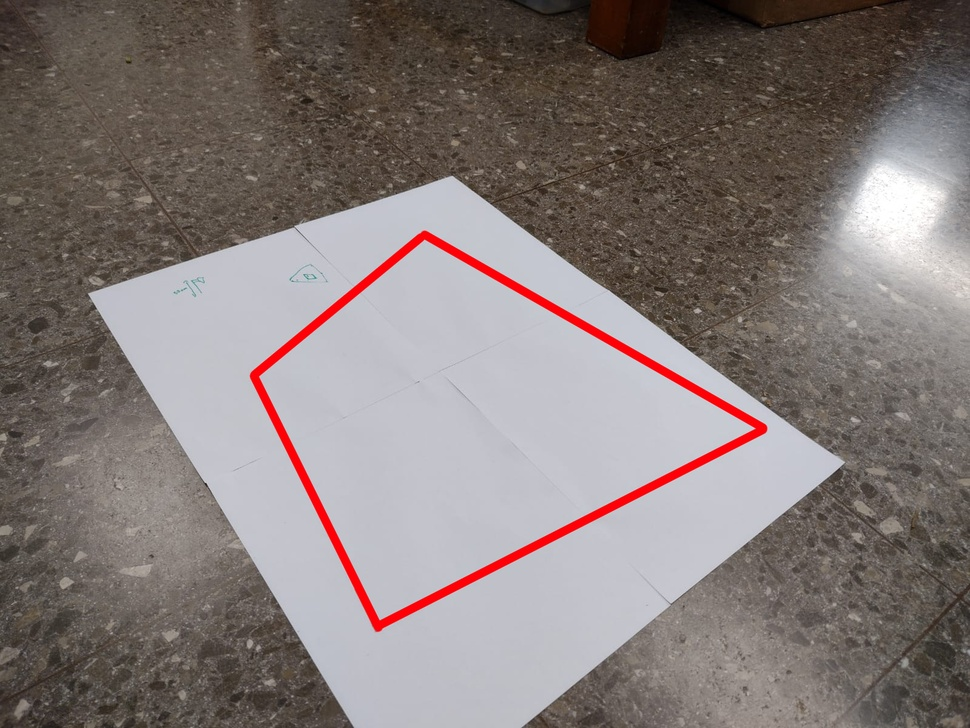
#> input picture garudaTest1/Imgs/Floor1.jpg, 970 x 728 px, shrunk from 1599 x 1200 before the run
$ python -i shapeDetection.py   (imports and definitions only)
#> lines starting #> are read from the running program, lines starting #| are printed output that depends on the picture; after the words box and inside, x2 and y2 are one past the last pixel; in counts of white or black regions, pixels touching at a corner belong together
#> further down, picture is the input picture: shape (728, 970, 3); mean B, G, R 120.1, 122.1, 132.1
import cv2
import numpy as np
import math

def detectar_contornos_y_esquinas(image):
    hsv = cv2.cvtColor(image, cv2.COLOR_BGR2HSV)
#> hsv: shape (728, 970, 3); mean H, S, V 51.9, 41.3, 134.8
    lower_red1 = np.array([0, 100, 100])
    upper_red1 = np.array([10, 255, 255])
    lower_red2 = np.array([170, 100, 100])
    upper_red2 = np.array([180, 255, 255])
    mask1 = cv2.inRange(hsv, lower_red1, upper_red1)
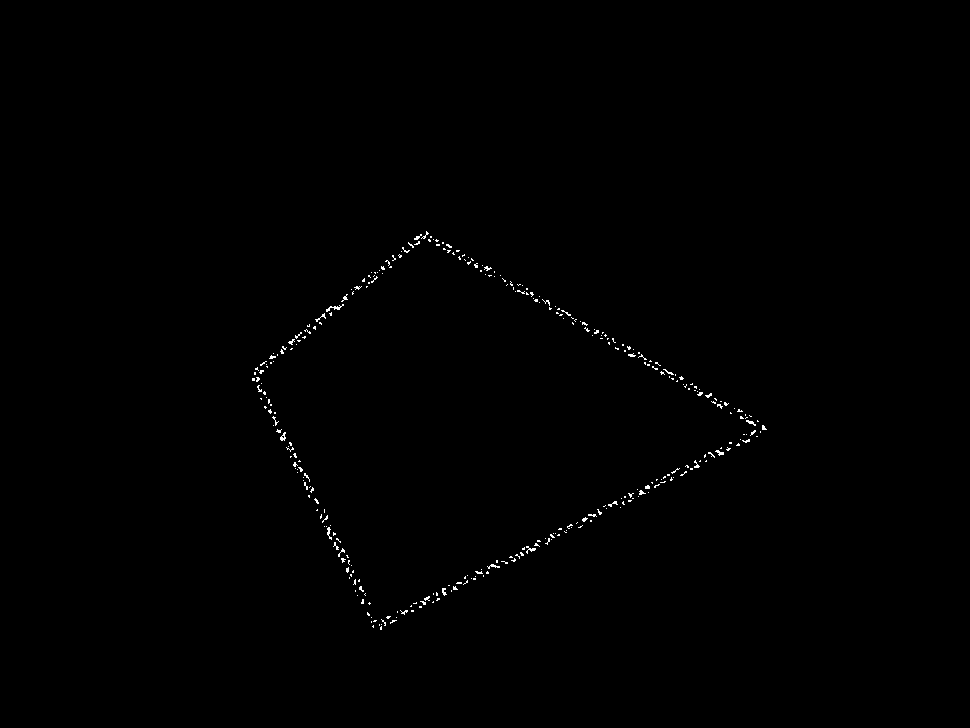
#> mask1: shape (728, 970); 0.36% white in thin lines or dots, all inside (x1, y1, x2, y2) = (252, 231, 767, 630)
    mask2 = cv2.inRange(hsv, lower_red2, upper_red2)
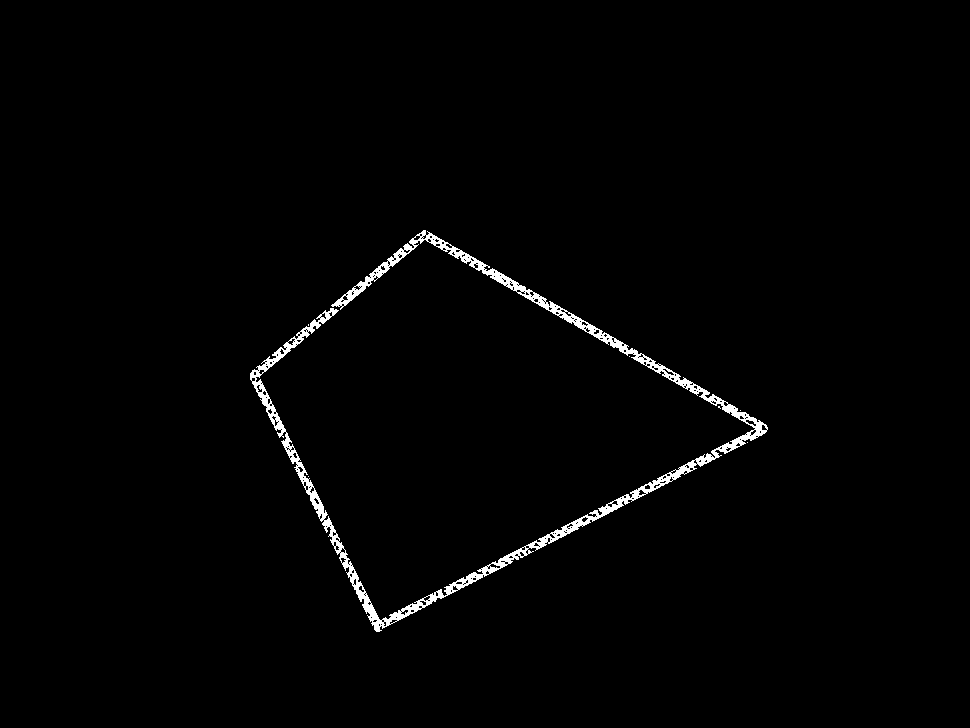
#> mask2: shape (728, 970); 1.3% white; 7 white regions (6 under 20 px), largest, box (x1, y1, x2, y2) and area: (250, 230, 768, 632) 9471
    red_mask = mask1 | mask2
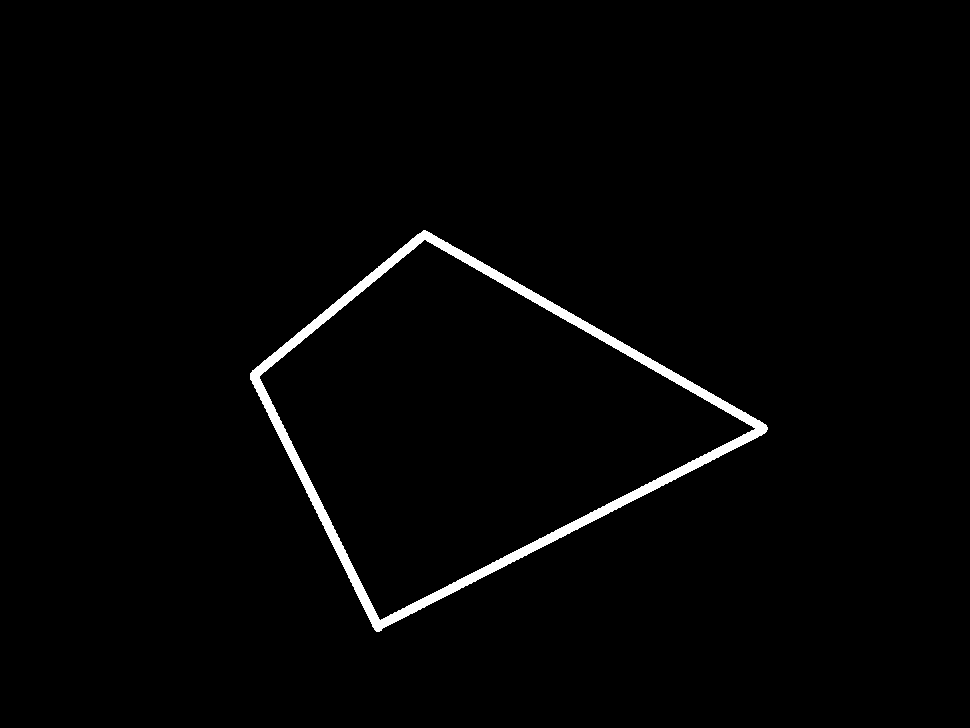
#> red_mask: shape (728, 970); 1.7% white; 1 white region
    contours, _ = cv2.findContours(red_mask, cv2.RETR_EXTERNAL, cv2.CHAIN_APPROX_SIMPLE)
#> contours = 1 contour; box (x1, y1, x2, y2) and area: (250, 230, 768, 632) 106812

    #corners = []
    if contours:
        largest_contour = max(contours, key=cv2.contourArea)
#> largest_contour = contour of 895 points, box (x1, y1, x2, y2) (250, 230, 768, 632), area 106812
        epsilon = 0.02 * cv2.arcLength(largest_contour, True)
#> epsilon = 28.95
        approx = cv2.approxPolyDP(largest_contour, epsilon, True)
#> approx = [[766, 425], [425, 230], [250, 373], [376, 631]]
        corners = [point[0] for point in approx]
#> corners = [[766, 425], [425, 230], [250, 373], [376, 631]]
        # Sort corners from left to right using the x axis
        corners_sorted = sorted(corners, key=lambda point: point[0])
#> corners_sorted = [[250, 373], [376, 631], [425, 230], [766, 425]]

    return contours, red_mask, corners_sorted

>>> import cv2
>>> picture = cv2.imread('Imgs/Floor1.jpg')
>>> result = detectar_contornos_y_esquinas(picture)

$ run again, on garudaTest1/Imgs/floor2.jpg
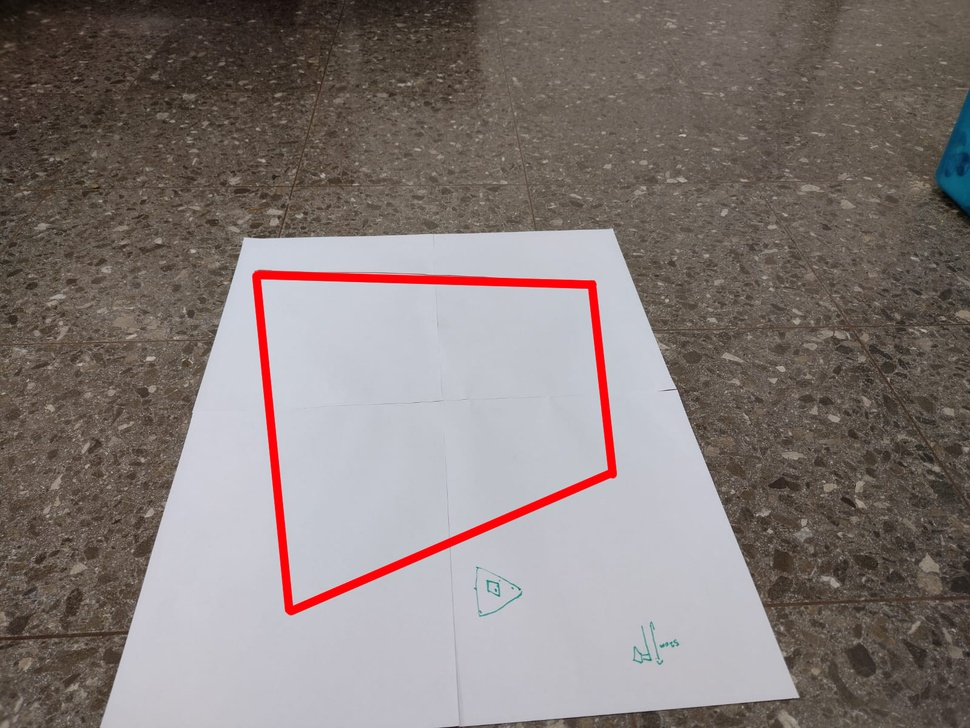
#> input picture garudaTest1/Imgs/floor2.jpg, 970 x 728 px, shrunk from 1599 x 1200 before the run
#> picture is the input picture: shape (728, 970, 3); mean B, G, R 119.5, 122.1, 131.8
#> hsv: shape (728, 970, 3); mean H, S, V 53.3, 43.9, 135.3
#> in detectar_contornos_y_esquinas, `mask1 = cv2.inRange(hsv, lower_red1, upper_red1)`:
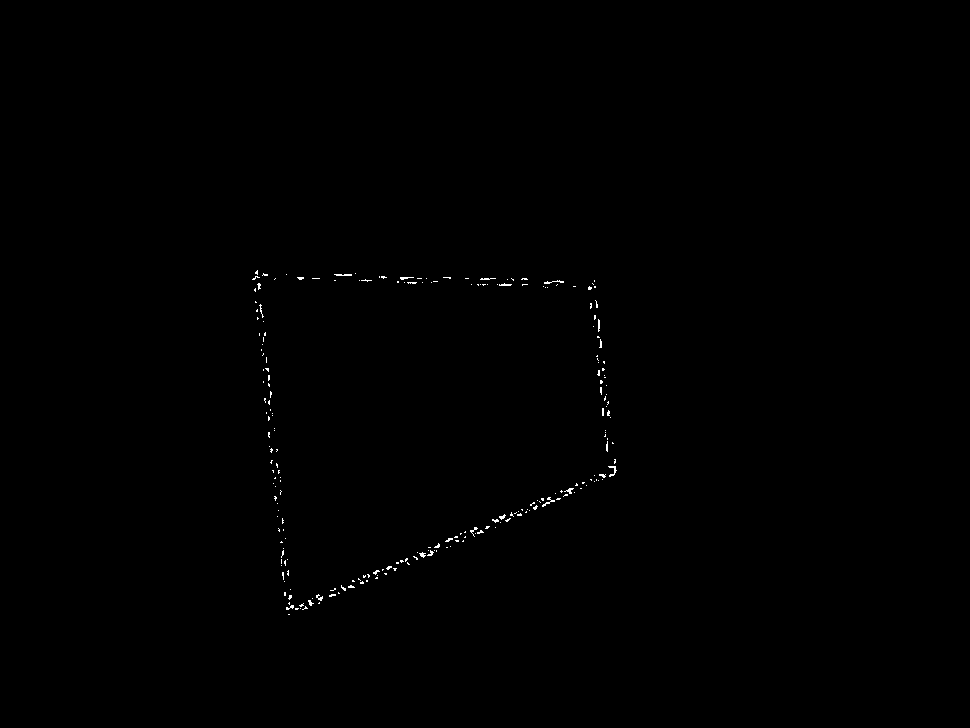
#> mask1: shape (728, 970); 0.23% white in thin lines or dots, all inside (x1, y1, x2, y2) = (252, 270, 617, 615)
#> mask2: shape (728, 970); 1.3% white; 9 white regions (8 under 20 px), largest, box (x1, y1, x2, y2) and area: (252, 270, 617, 616) 9453
#> in detectar_contornos_y_esquinas, `red_mask = mask1 | mask2`:
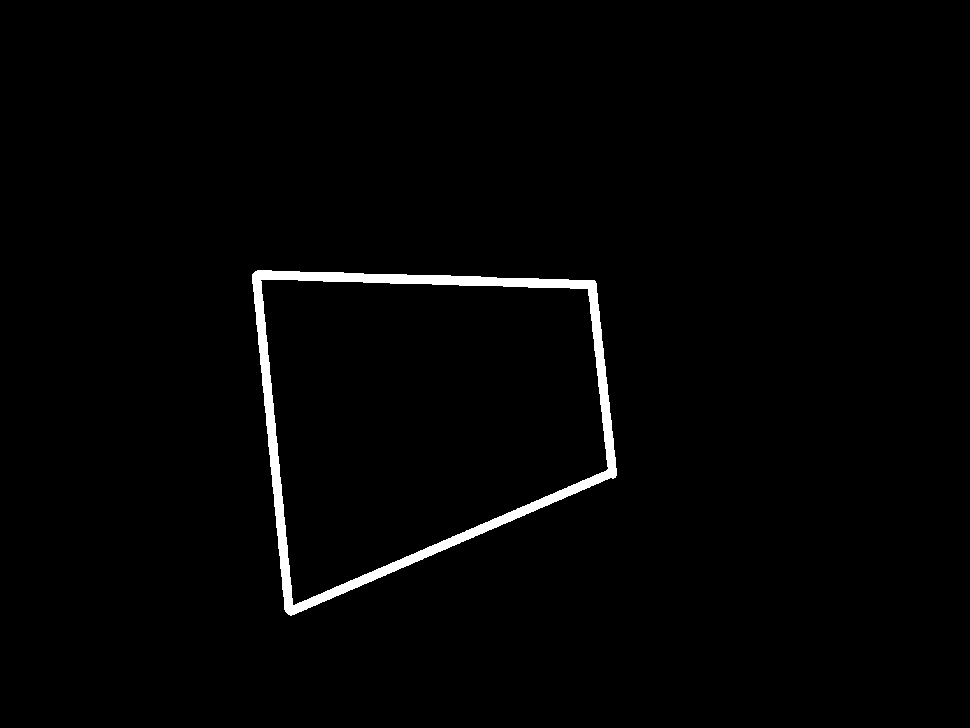
#> red_mask: shape (728, 970); 1.6% white; 1 white region
#> contours = 1 contour; box (x1, y1, x2, y2) and area: (252, 270, 617, 616) 93217
#> largest_contour = contour of 407 points, box (x1, y1, x2, y2) (252, 270, 617, 616), area 93217
#> epsilon = 25.89
#> approx = [[252, 274], [288, 614], [615, 477], [594, 280]]
#> corners_sorted = [[252, 274], [288, 614], [594, 280], [615, 477]]

$ run again, on garudaTest1/Imgs/floor3.jpg
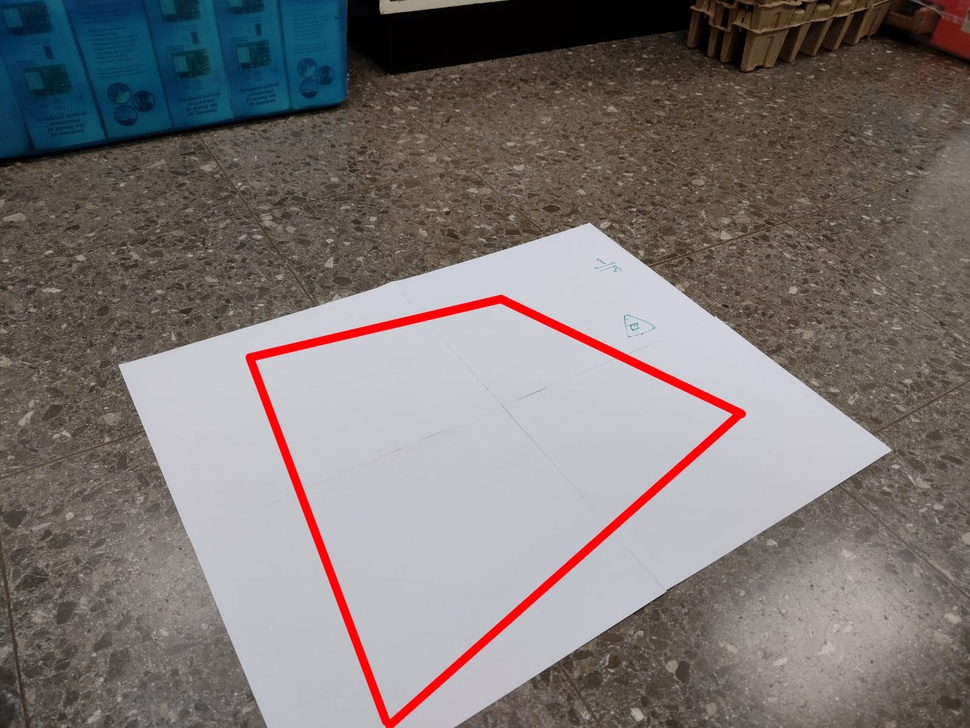
#> input picture garudaTest1/Imgs/floor3.jpg, 970 x 728 px, shrunk from 1599 x 1200 before the run
#> picture is the input picture: shape (728, 970, 3); mean B, G, R 116.7, 117.7, 124.4
#> hsv: shape (728, 970, 3); mean H, S, V 57, 57.2, 131.7
#> in detectar_contornos_y_esquinas, `mask1 = cv2.inRange(hsv, lower_red1, upper_red1)`:
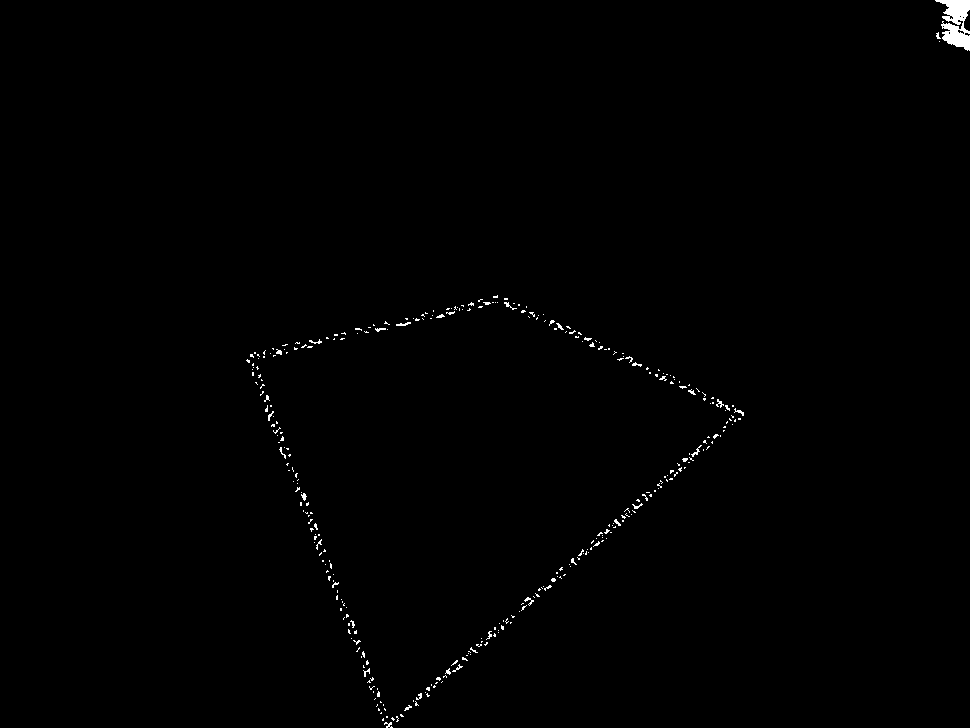
#> mask1: shape (728, 970); 0.51% white; 346 white regions (317 under 20 px), largest, box (x1, y1, x2, y2) and area: (935, 0, 970, 51) 1035, (396, 322, 411, 326) 34, (691, 445, 702, 457) 34
#> mask2: shape (728, 970); 1.4% white; 7 white regions (5 under 20 px), largest, box (x1, y1, x2, y2) and area: (245, 294, 746, 728) 8623, (472, 519, 620, 652) 1385
#> in detectar_contornos_y_esquinas, `red_mask = mask1 | mask2`:
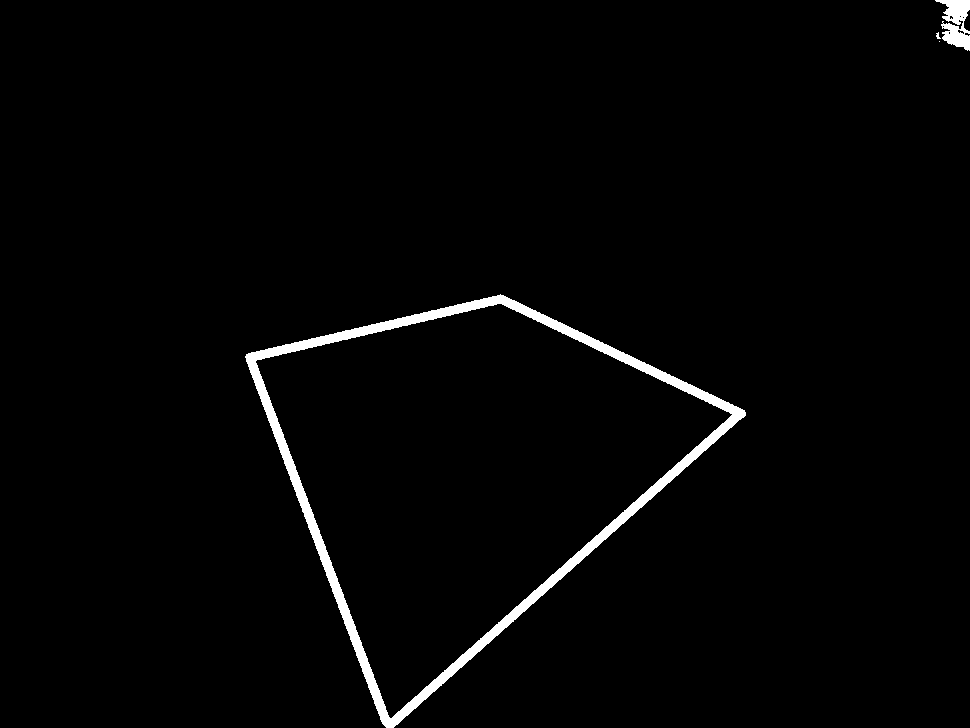
#> red_mask: shape (728, 970); 1.9% white; 4 white regions (2 under 20 px)
#> contours = 4 contours, 2 with area under 20; largest, box (x1, y1, x2, y2) and area: (245, 294, 746, 728) 113838, (935, 0, 970, 51) 940
#> largest_contour = contour of 691 points, box (x1, y1, x2, y2) (245, 294, 746, 728), area 113838
#> epsilon = 29.95
#> approx = [[744, 410], [500, 294], [245, 356], [386, 727]]
#> corners_sorted = [[245, 356], [386, 727], [500, 294], [744, 410]]
